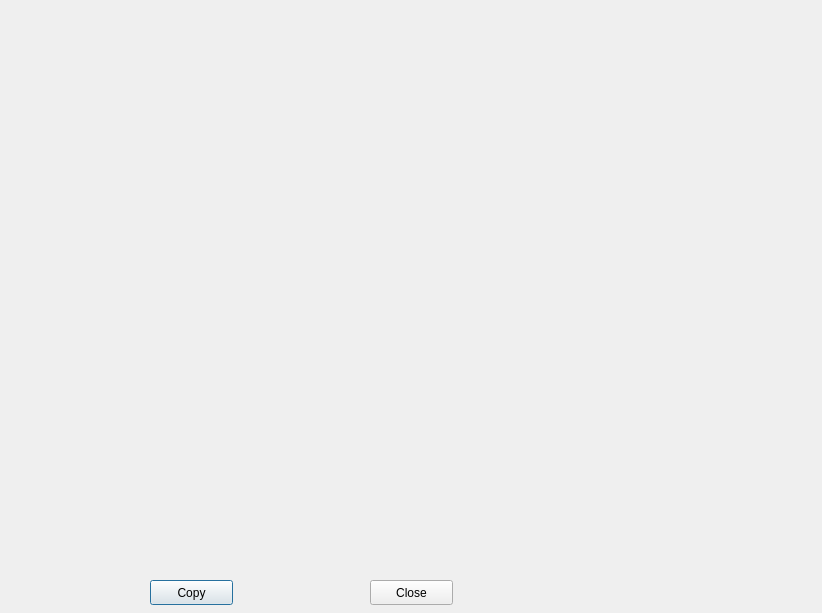
<?xml version="1.0" encoding="UTF-8"?>
<ui version="4.0">
 <class>SearchMPCodeDialog</class>
 <widget class="QDialog" name="SearchMPCodeDialog">
  <property name="geometry">
   <rect>
    <x>0</x>
    <y>0</y>
    <width>822</width>
    <height>613</height>
   </rect>
  </property>
  <property name="windowTitle">
   <string>Search .mp code</string>
  </property>
  <widget class="QPushButton" name="copy_pb">
   <property name="geometry">
    <rect>
     <x>150</x>
     <y>580</y>
     <width>83</width>
     <height>25</height>
    </rect>
   </property>
   <property name="text">
    <string>Copy</string>
   </property>
  </widget>
  <widget class="QPushButton" name="close_pb">
   <property name="geometry">
    <rect>
     <x>370</x>
     <y>580</y>
     <width>83</width>
     <height>25</height>
    </rect>
   </property>
   <property name="text">
    <string>Close</string>
   </property>
  </widget>
  <widget class="QWidget" name="verticalLayoutWidget">
   <property name="geometry">
    <rect>
     <x>0</x>
     <y>0</y>
     <width>821</width>
     <height>571</height>
    </rect>
   </property>
   <layout class="QVBoxLayout" name="layout"/>
  </widget>
 </widget>
 <resources/>
 <connections/>
</ui>
